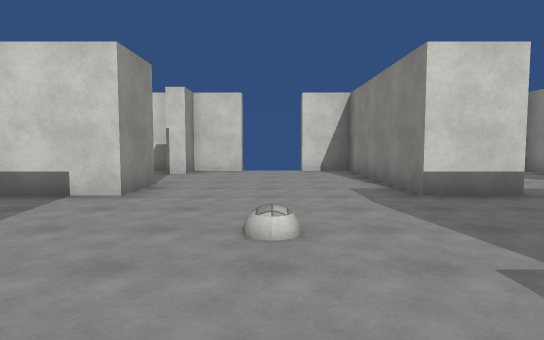
View 1 (above)

18 first-person views from a walk through a Unity game level. The camera is 1.5 m above the floor, tilts 4° down and sees 75° across. The floor is counted in squares, 2 m on a side. Each view is taken from the middle of a square. On the plan, view 1 faces up. The plan holds only what a view shows up to about 11 squares ahead; the rest is blank. The place goes on beyond the plan. The player is left out. Surface patterns are stand-ins for the level's own textures.

View 2
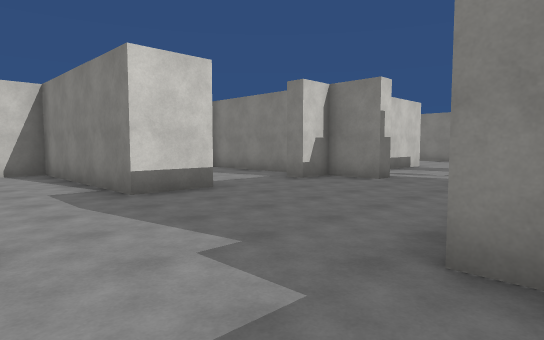

View 3
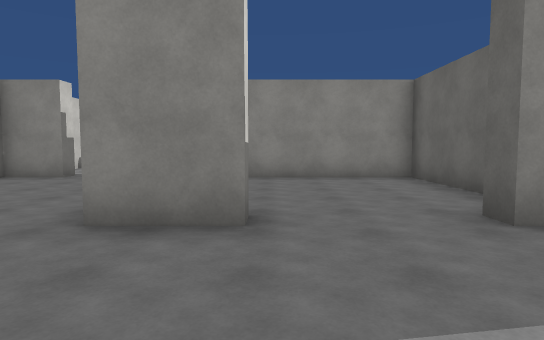

View 4
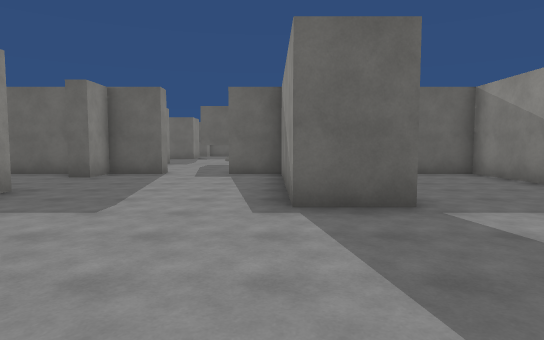

View 5
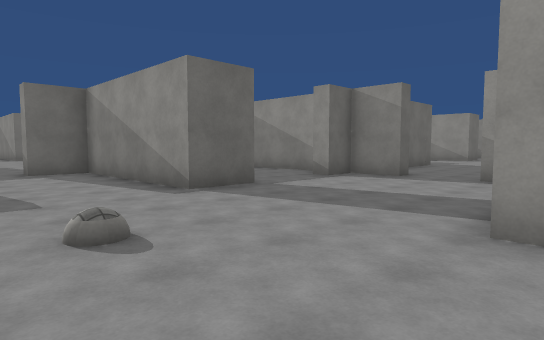

View 6
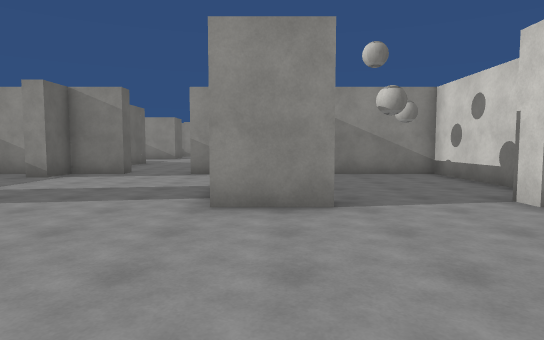

View 7
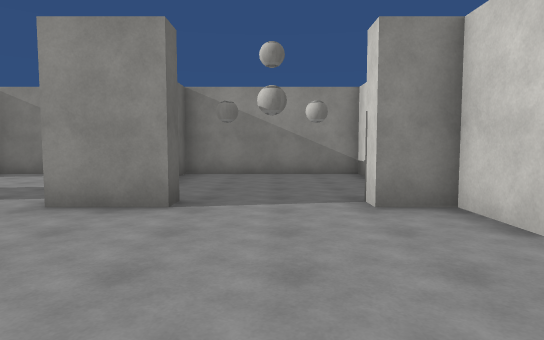

View 8
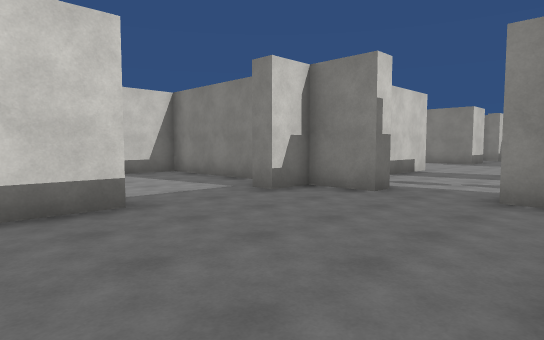

View 9
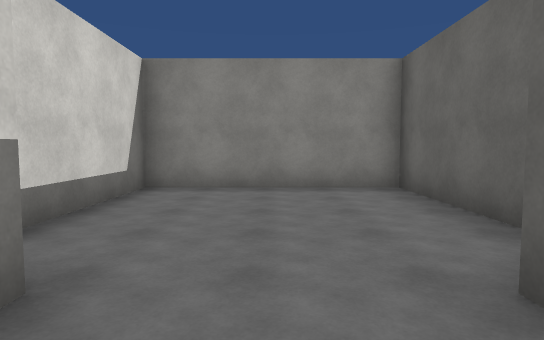

View 10
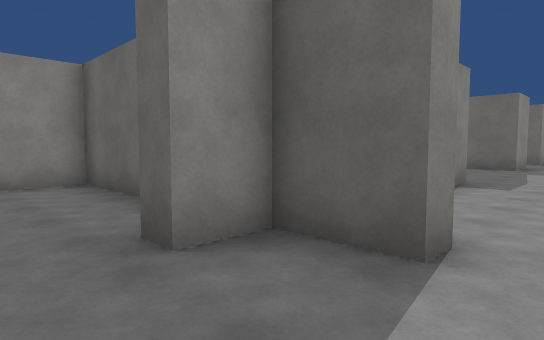

View 11
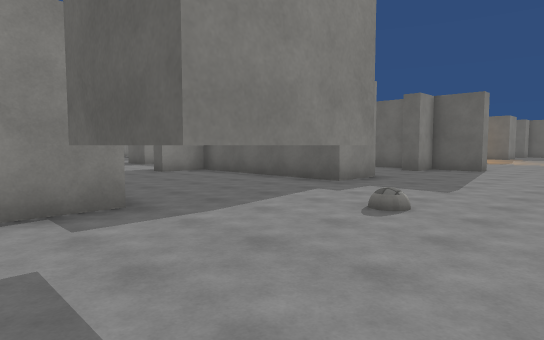

View 12
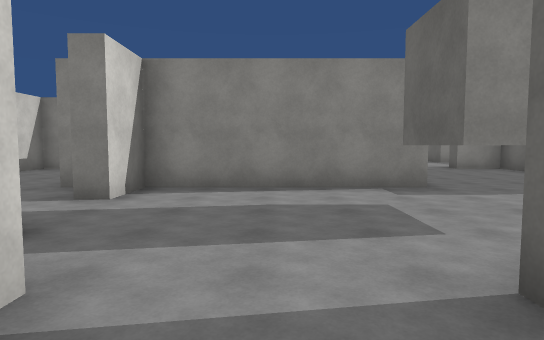

View 13
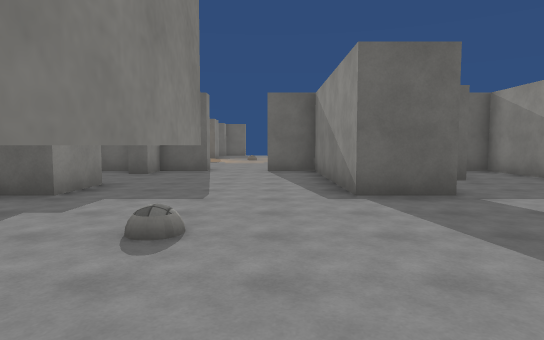

View 14
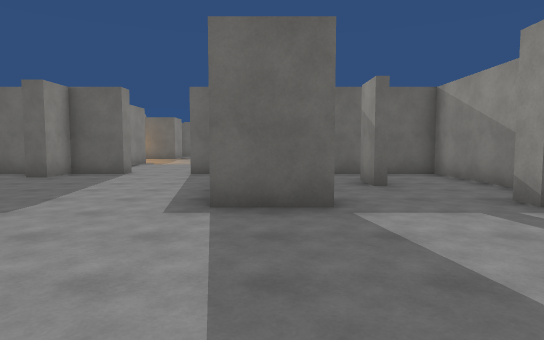

View 15
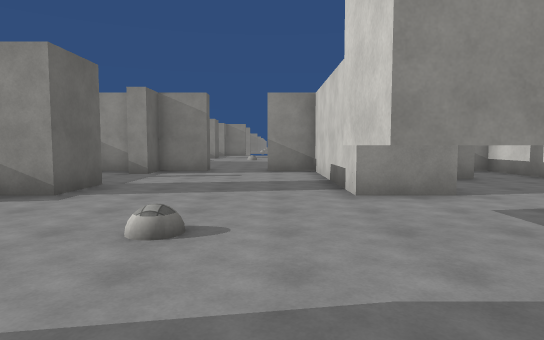

View 16
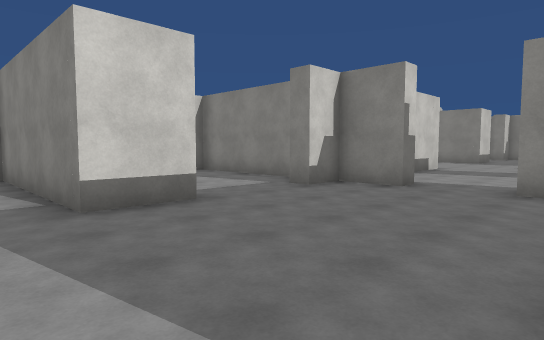

View 17
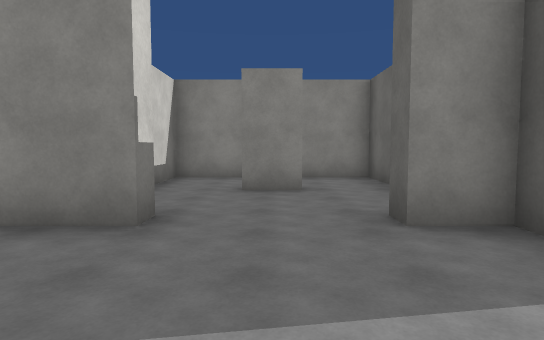

View 18
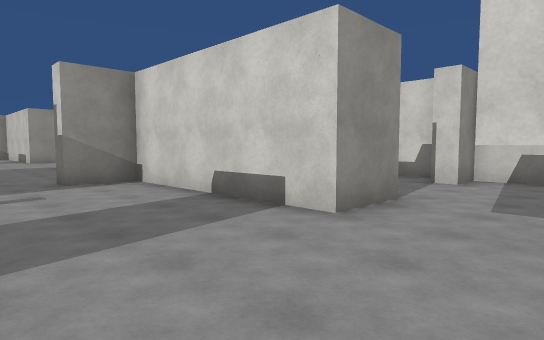

### Floor plan
Points are (right, up) in squares from view 1. A wall is a line through its corners. A room is listed if a view was taken in it or the views show most of it. See-through windows are left out.
Room 1 (views 1, 2, 3, 4, 5, 6, 7, 8, 9, 10)
walls: (-3.9, 0.8) (-2.3, 0.8) (-2.3, -4.3) (-0.9, -4.3); (3.9, 5.2) (2.2, 5.2) (2.2, 10.3) (0.9, 10.3) (0.9, 10.8); (-2.8, 6.8) (-2.3, 6.8) (-2.3, 5.2) (-4.1, 5.2); (2.8, -0.8) (2.2, -0.8) (2.2, 0.8); (-7.3, 2.1) (-7.3, 0.8) (-6.3, 0.8) (-6.3, 0.2); (-0.9, 10.3) (-2.3, 10.3) (-2.3, 9.3) (-2.8, 9.3); (7.3, 3.9) (7.3, 5.2) (6.3, 5.2) (6.3, 5.8); (-7.3, 4.4) (-7.3, 3.9); (7.3, 1.6) (7.3, 2.1); (0.9, -4.7) (0.9, -4.3) (2.2, -4.3) (2.2, -3.3) (2.8, -3.3); (-3, 10.3) (-7.3, 10.3) (-7.3, 5.8); (3.2, -4.3) (7.3, -4.3) (7.3, 0.2) (4.1, 0.2); (-7.3, -0.4) (-7.3, -4.3) (-5.8, -4.3); (7.3, 6.6) (7.3, 8.5); (7.4, 10.3) (5.8, 10.3)
ways out: opening at (0, -4) to room 2; opening at (-7, 3); opening at (8, 3); gap at (-1, 11); gap at (1, 11)
Room 2 (views 11, 12)
walls: (-0.8, -8.8) (0.8, -8.8); (-3.1, -4.7) (-7.3, -4.7) (-7.3, -5.2); (-0.9, -4.3) (-0.9, -4.7) (-2.3, -4.7) (-2.3, -5.8) (-2.8, -5.8); (-4.9, -6.4) (-4.9, -6.9); (2.2, -8.4) (2.2, -4.7) (0.9, -4.7)
ways out: opening at (0, -4) to room 1; opening at (-1.5, -9) to room 3; opening at (1.5, -9) to room 3
Room 3 (views 13, 14, 15, 16, 17, 18)
walls: (2.8, -15.8) (2.2, -15.8) (2.2, -14.3) (7.3, -14.3) (7.3, -12.9); (0.8, -9.2) (0.8, -10.2) (-0.8, -10.2) (-0.8, -8.8); (3.9, -9.7) (2.2, -9.7) (2.2, -8.4); (-3.9, -14.3) (-2.3, -14.3) (-2.3, -19.3) (-0.9, -19.3); (-2.3, -8.1) (-2.3, -9.7) (-7.3, -9.7) (-7.3, -11.1); (4.9, -17.6) (4.9, -16.5); (7.3, -11.1) (7.3, -9.7) (6.3, -9.7) (6.3, -9.2); (3.1, -19.3) (4.1, -19.3); (0.9, -19.8) (0.9, -19.3) (2.2, -19.3) (2.2, -18.3) (2.8, -18.3); (-4.9, -16.5) (-4.9, -17.5); (7.3, -8.4) (7.3, -4.7) (6.9, -4.7); (5.8, -19.3) (7.3, -19.3) (7.3, -14.8) (5.8, -14.8); (-7.3, -15.1) (-7.3, -19.3) (-4.6, -19.3); (-7.8, -12.9) (-7.3, -12.9) (-7.3, -14.3) (-6.3, -14.3) (-6.3, -14.8)
ways out: opening at (-1.5, -9) to room 2; opening at (1.5, -9) to room 2; opening at (-7, -12); opening at (0, -19); opening at (8, -12)

Positions as (right, up) in squares from view 1, and headings:
1: (0, 0), facing up
2: (0, 0), facing up-right
3: (-1, -1), facing right
4: (-2, 5), facing down
5: (1, 6), facing down-left
6: (2, 6), facing left
7: (2, 8), facing left
8: (2, 1), facing up-right
9: (1, -2), facing right
10: (0, -2), facing down-right
11: (-2, -8), facing down-right
12: (-4, -7), facing right
13: (-1, -9), facing down
14: (-3, -10), facing down
15: (3, -11), facing left
16: (1, -14), facing up-right
17: (-1, -17), facing right
18: (0, -13), facing up-left
